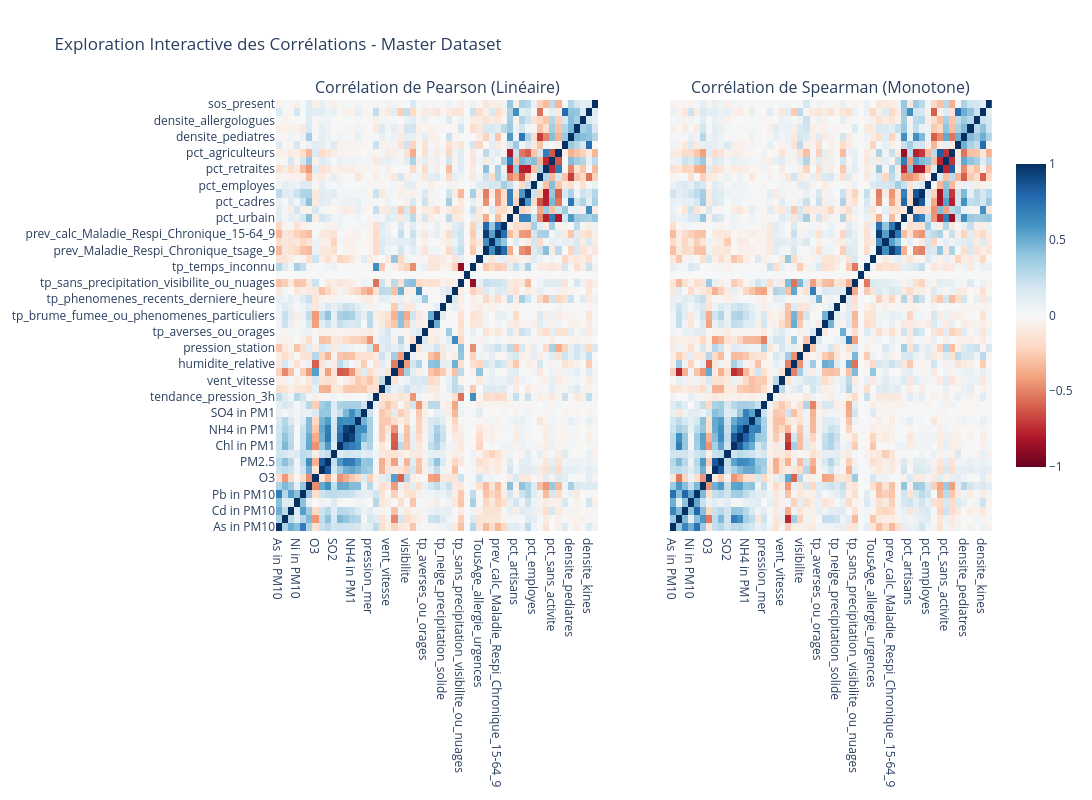

Source (notebook cell):
### Code cell
import plotly.graph_objects as go
from plotly.subplots import make_subplots

# Calcul des matrices de corrélation sur les variables numériques
corr_pearson_FS = Merge_final_FS_MLA.select_dtypes(include=['float64', 'int64']).corr(method='pearson')
corr_spearman_FS = Merge_final_FS_MLA.select_dtypes(include=['float64', 'int64']).corr(method='spearman')

# Création des sous-graphiques côte à côte
fig = make_subplots(
    rows=1, cols=2, 
    subplot_titles=('Corrélation de Pearson (Linéaire)', 'Corrélation de Spearman (Monotone)'),
    horizontal_spacing=0.1
)

# Ajout de la heatmap Pearson
fig.add_trace(
    go.Heatmap(
        z=corr_pearson_FS.values,
        x=corr_pearson_FS.columns,
        y=corr_pearson_FS.index,
        colorscale='RdBu',
        zmin=-1, zmax=1,
        colorbar=dict(len=0.75, y=0.5)
    ),
    row=1, col=1
)

# Ajout de la heatmap Spearman
fig.add_trace(
    go.Heatmap(
        z=corr_spearman_FS.values,
        x=corr_spearman_FS.columns,
        y=corr_spearman_FS.index,
        colorscale='RdBu',
        zmin=-1, zmax=1,
        showscale=False # masque la seconde barre d'échelle pour plus de clarté
    ),
    row=1, col=2
)

# Mise en page globale
fig.update_layout(
    title_text="Exploration Interactive des Corrélations - Master Dataset",
    height=800,
    width=1500,
    template="plotly_white"
)

# Masquer les étiquettes de l'axe des abscisses pour la figure de droite
fig.update_yaxes(showticklabels=False, row=1, col=2)

# Affichage du graphique interactif
fig.show()

### Figure 1 — Plotly figure (JSON) as saved in the notebook; plotly's stock layout.template omitted (floating-point values rounded to 4 significant figures; data arrays with more than 128 entries replaced by an {"elided": "..."} marker saying what was removed)
{"data": [{"colorbar": {"len": 0.75, "y": 0.5}, "colorscale": [[0, "rgb(103,0,31)"], [0.1, "rgb(178,24,43)"], [0.2, "rgb(214,96,77)"], [0.3, "rgb(244,165,130)"], [0.4, "rgb(253,219,199)"], [0.5, "rgb(247,247,247)"], [0.6, "rgb(209,229,240)"], [0.7, "rgb(146,197,222)"], [0.8, "rgb(67,147,195)"], [0.9, "rgb(33,102,172)"], [1, "rgb(5,48,97)"]], "type": "heatmap", "x": ["As in PM10", "BaP in PM10", "Cd in PM10", "Ni in PM10", "Pb in PM10", "NO2", "O3", "PM10", "PM2.5", "SO2", "Chl in PM1", "NO3 in PM1", "NH4 in PM1", "Org in PM1", "SO4 in PM1", "pression_mer", "tendance_pression_3h", "vent_direction", "vent_vitesse", "temperature_kelvin", "humidite_relative", "visibilite", "pression_station", "precipitation_3h", "tp_averses_ou_orages", "tp_brouillard", "tp_brume_fumee_ou_phenomenes_particuliers", "tp_neige_precipitation_solide", "tp_phenomenes_recents_derniere_heure", "tp_pluie_ou_bruine", "tp_sans_precipitation_visibilite_ou_nuages", "tp_tempete_poussiere_chasse_neige", "tp_temps_inconnu", "TousAge_allergie_urgences", "prev_Maladie_Respi_Chronique_tsage_9", "prev_calc_Maladie_Respi_Chronique_0-14_9", "prev_calc_Maladie_Respi_Chronique_15-64_9", "prev_calc_Maladie_Respi_Chronique_65+_9", "pct_urbain", "pct_artisans", "pct_cadres", "pct_prof_inter", "pct_employes", "pct_ouvriers", "pct_retraites", "pct_sans_activite", "pct_agriculteurs", "densite_generalistes", "densite_pediatres", "densite_pneumologues", "densite_allergologues", "densite_kines", "sos_present"], "xaxis": "x", "y": ["As in PM10", "BaP in PM10", "Cd in PM10", "Ni in PM10", "Pb in PM10", "NO2", "O3", "PM10", "PM2.5", "SO2", "Chl in PM1", "NO3 in PM1", "NH4 in PM1", "Org in PM1", "SO4 in PM1", "pression_mer", "tendance_pression_3h", "vent_direction", "vent_vitesse", "temperature_kelvin", "humidite_relative", "visibilite", "pression_station", "precipitation_3h", "tp_averses_ou_orages", "tp_brouillard", "tp_brume_fumee_ou_phenomenes_particuliers", "tp_neige_precipitation_solide", "tp_phenomenes_recents_derniere_heure", "tp_pluie_ou_bruine", "tp_sans_precipitation_visibilite_ou_nuages", "tp_tempete_poussiere_chasse_neige", "tp_temps_inconnu", "TousAge_allergie_urgences", "prev_Maladie_Respi_Chronique_tsage_9", "prev_calc_Maladie_Respi_Chronique_0-14_9", "prev_calc_Maladie_Respi_Chronique_15-64_9", "prev_calc_Maladie_Respi_Chronique_65+_9", "pct_urbain", "pct_artisans", "pct_cadres", "pct_prof_inter", "pct_employes", "pct_ouvriers", "pct_retraites", "pct_sans_activite", "pct_agriculteurs", "densite_generalistes", "densite_pediatres", "densite_pneumologues", "densite_allergologues", "densite_kines", "sos_present"], "yaxis": "y", "z": {"elided": "53x53 float values"}, "zmax": 1, "zmin": -1}, {"colorscale": [[0, "rgb(103,0,31)"], [0.1, "rgb(178,24,43)"], [0.2, "rgb(214,96,77)"], [0.3, "rgb(244,165,130)"], [0.4, "rgb(253,219,199)"], [0.5, "rgb(247,247,247)"], [0.6, "rgb(209,229,240)"], [0.7, "rgb(146,197,222)"], [0.8, "rgb(67,147,195)"], [0.9, "rgb(33,102,172)"], [1, "rgb(5,48,97)"]], "showscale": false, "type": "heatmap", "x": ["As in PM10", "BaP in PM10", "Cd in PM10", "Ni in PM10", "Pb in PM10", "NO2", "O3", "PM10", "PM2.5", "SO2", "Chl in PM1", "NO3 in PM1", "NH4 in PM1", "Org in PM1", "SO4 in PM1", "pression_mer", "tendance_pression_3h", "vent_direction", "vent_vitesse", "temperature_kelvin", "humidite_relative", "visibilite", "pression_station", "precipitation_3h", "tp_averses_ou_orages", "tp_brouillard", "tp_brume_fumee_ou_phenomenes_particuliers", "tp_neige_precipitation_solide", "tp_phenomenes_recents_derniere_heure", "tp_pluie_ou_bruine", "tp_sans_precipitation_visibilite_ou_nuages", "tp_tempete_poussiere_chasse_neige", "tp_temps_inconnu", "TousAge_allergie_urgences", "prev_Maladie_Respi_Chronique_tsage_9", "prev_calc_Maladie_Respi_Chronique_0-14_9", "prev_calc_Maladie_Respi_Chronique_15-64_9", "prev_calc_Maladie_Respi_Chronique_65+_9", "pct_urbain", "pct_artisans", "pct_cadres", "pct_prof_inter", "pct_employes", "pct_ouvriers", "pct_retraites", "pct_sans_activite", "pct_agriculteurs", "densite_generalistes", "densite_pediatres", "densite_pneumologues", "densite_allergologues", "densite_kines", "sos_present"], "xaxis": "x2", "y": ["As in PM10", "BaP in PM10", "Cd in PM10", "Ni in PM10", "Pb in PM10", "NO2", "O3", "PM10", "PM2.5", "SO2", "Chl in PM1", "NO3 in PM1", "NH4 in PM1", "Org in PM1", "SO4 in PM1", "pression_mer", "tendance_pression_3h", "vent_direction", "vent_vitesse", "temperature_kelvin", "humidite_relative", "visibilite", "pression_station", "precipitation_3h", "tp_averses_ou_orages", "tp_brouillard", "tp_brume_fumee_ou_phenomenes_particuliers", "tp_neige_precipitation_solide", "tp_phenomenes_recents_derniere_heure", "tp_pluie_ou_bruine", "tp_sans_precipitation_visibilite_ou_nuages", "tp_tempete_poussiere_chasse_neige", "tp_temps_inconnu", "TousAge_allergie_urgences", "prev_Maladie_Respi_Chronique_tsage_9", "prev_calc_Maladie_Respi_Chronique_0-14_9", "prev_calc_Maladie_Respi_Chronique_15-64_9", "prev_calc_Maladie_Respi_Chronique_65+_9", "pct_urbain", "pct_artisans", "pct_cadres", "pct_prof_inter", "pct_employes", "pct_ouvriers", "pct_retraites", "pct_sans_activite", "pct_agriculteurs", "densite_generalistes", "densite_pediatres", "densite_pneumologues", "densite_allergologues", "densite_kines", "sos_present"], "yaxis": "y2", "z": {"elided": "53x53 float values"}, "zmax": 1, "zmin": -1}], "layout": {"annotations": [{"font": {"size": 16}, "showarrow": false, "text": "Corrélation de Pearson (Linéaire)", "x": 0.225, "xanchor": "center", "xref": "paper", "y": 1, "yanchor": "bottom", "yref": "paper"}, {"font": {"size": 16}, "showarrow": false, "text": "Corrélation de Spearman (Monotone)", "x": 0.775, "xanchor": "center", "xref": "paper", "y": 1, "yanchor": "bottom", "yref": "paper"}], "height": 800, "title": {"text": "Exploration Interactive des Corrélations - Master Dataset"}, "width": 1500, "xaxis": {"anchor": "y", "domain": [0, 0.45]}, "xaxis2": {"anchor": "y2", "domain": [0.55, 1]}, "yaxis": {"anchor": "x", "domain": [0, 1]}, "yaxis2": {"anchor": "x2", "domain": [0, 1], "showticklabels": false}}}
